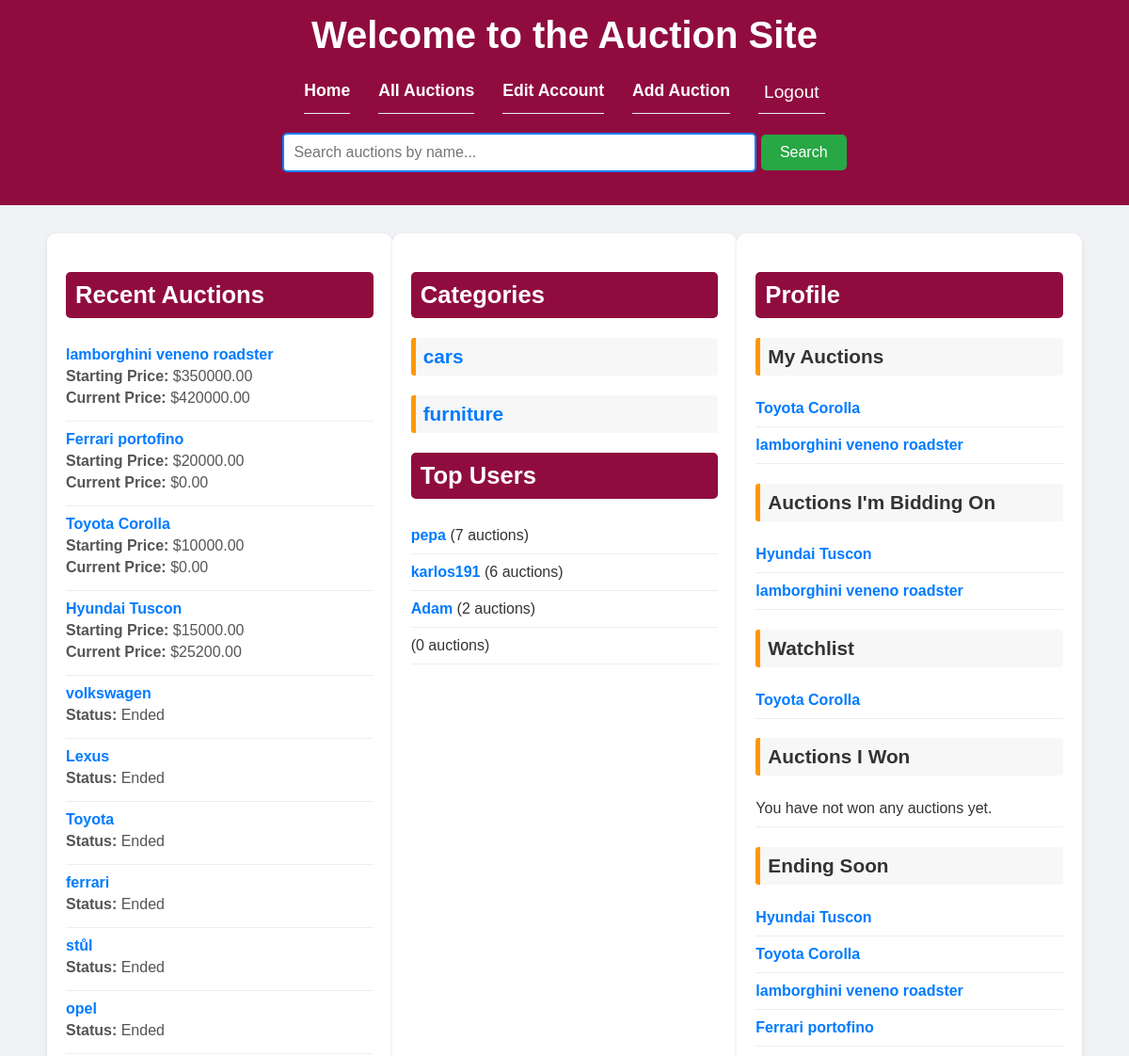
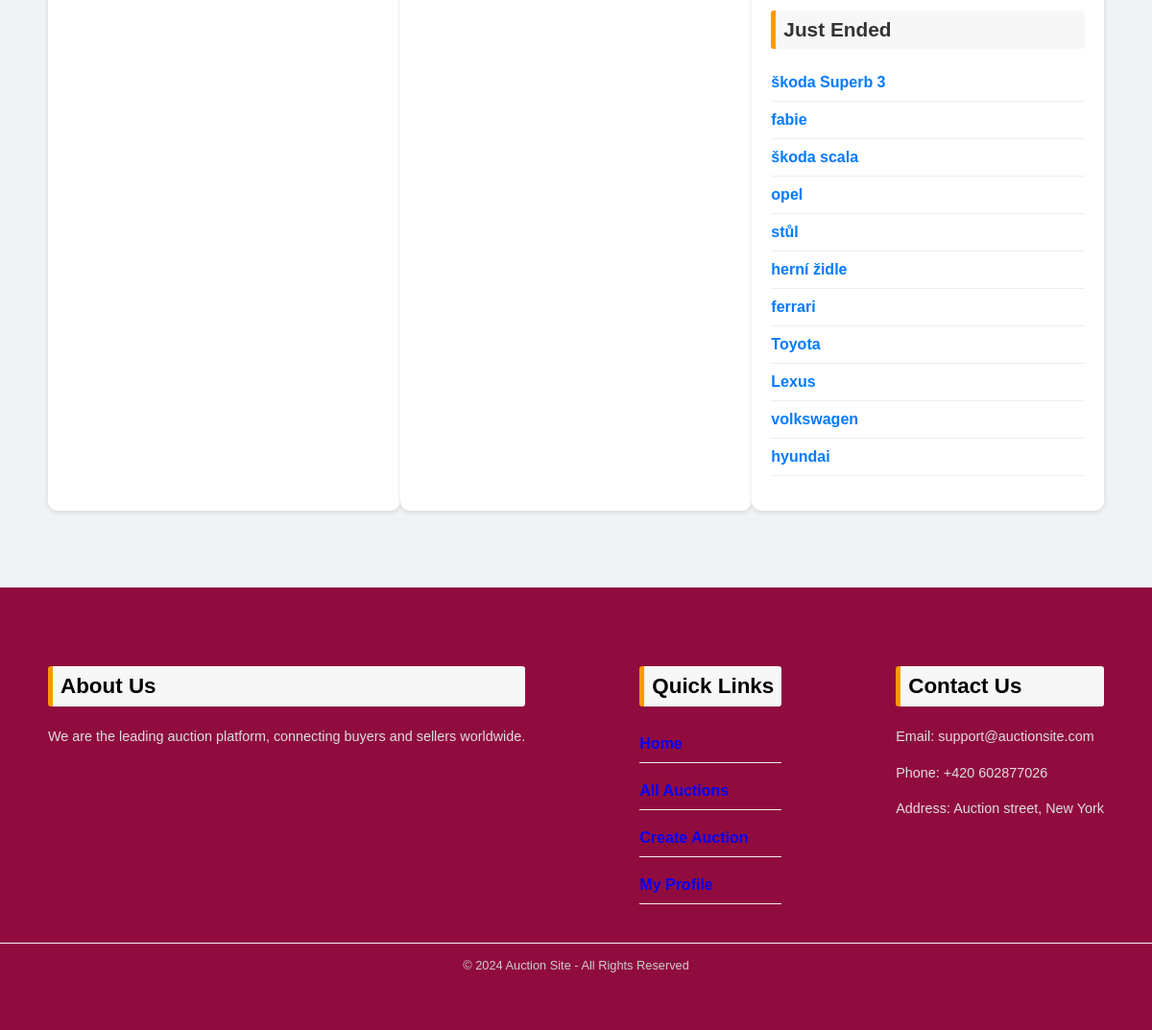
Screenshot of / (signed in) with the database file from the repository (2 pictures, top to bottom).
### auctions/models.py (models this page shows, shortened)
class Auction(models.Model):
    user = models.ForeignKey(settings.AUTH_USER_MODEL, on_delete=models.CASCADE, related_name='auctions')
    title = models.CharField(max_length=255)
    description = models.TextField()
    photos = models.ImageField(upload_to='auction_photos/', blank=True, null=True)
    category = models.ForeignKey(Category, on_delete=models.CASCADE)
    is_closed = models.BooleanField(default=False)
    starting_price = models.DecimalField(max_digits=10, decimal_places=2, )
    current_price = models.DecimalField(max_digits=10, decimal_places=2, default=0.00)
    minimum_amount = models.DecimalField(max_digits=10, decimal_places=2)
    buy_now_price = models.DecimalField(max_digits=10, decimal_places=2, blank=True, null=True)
    promoted = models.BooleanField(default=False)
    location = models.CharField(max_length=255, blank=True, null=True)
    start_date = models.DateTimeField(default=timezone.now, editable=False)
    end_date = models.DateTimeField()
    num_visits = models.IntegerField(default=0)
    is_canceled = models.BooleanField(default=False)
    watchers = models.ManyToManyField(settings.AUTH_USER_MODEL, related_name='watching_auctions', blank=True)
    winner = models.ForeignKey(settings.AUTH_USER_MODEL, null=True, blank=True, on_delete=models.SET_NULL,
                               related_name='won_auctions')

class Category(models.Model):
    name = models.CharField(max_length=255)
    description = models.TextField(blank=True)
    logo = models.ImageField(upload_to='category_logos/', blank=True, null=True)

class CustomUser(AbstractBaseUser, PermissionsMixin):
    profile_image = models.ImageField(upload_to='profile_images/', null=True, blank=True)
    email = models.EmailField(unique=True)
    username = models.CharField(max_length=255)
    city = models.CharField(max_length=100, null=True, blank=True)
    address = models.CharField(max_length=255, null=True, blank=True)
    watchlist = models.ManyToManyField('Auction', related_name='watched_by', blank=True)
    date_joined = models.DateTimeField(auto_now_add=True)
    account_status = models.CharField(
        max_length=10, choices=[('ACTIVE', 'Active'), ('INACTIVE', 'Inactive'), ('BLOCKED', 'Blocked')]
    )
    account_type = models.CharField(
        max_length=10, choices=[('NORMAL', 'Normal'), ('PREMIUM', 'Premium')]
    )
    is_active = models.BooleanField(default=True)
    is_staff = models.BooleanField(default=False)
    USERNAME_FIELD = 'email'
    REQUIRED_FIELDS = ['username']
    objects = CustomUserManager()
    groups = models.ManyToManyField(
        'auth.Group',
        related_name='customer_set',
        blank=True,
        help_text='The groups this user belongs to.',
        verbose_name='groups',
    )
    user_permissions = models.ManyToManyField(
        'auth.Permission',
        related_name='customer_set',
        blank=True,
        help_text='Specific permissions for this user.',
        verbose_name='user permissions',
    )

### auctions/views.py (the view)
# urls.py: 2. Add a URL to urlpatterns:  path('', views.home, name='home')
def home(request):
    now = timezone.now()
    recent_auctions = Auction.objects.filter(is_canceled=False).order_by('-start_date')[:10]
    categories = Category.objects.all()
    won_auctions = Auction.objects.none()
    user_auctions = auctions_bidding = watchlist_auctions = []
    if request.user.is_authenticated:
        user_auctions = Auction.objects.filter(user=request.user, is_canceled=False)
        auctions_bidding = Auction.objects.filter(bids__user=request.user, is_canceled=False, end_date__gte=now).distinct()
        watchlist_auctions = request.user.watchlist.all()
        won_auctions = Auction.objects.filter(winner=request.user)
    ending_auctions = Auction.objects.filter(is_canceled=False, end_date__gte=now, is_closed=False).order_by(
        'end_date')[:10]
    ended_auctions = Auction.objects.filter(is_canceled=False, is_closed=True) | Auction.objects.filter(
        end_date__lt=now).order_by('-end_date')[:10]
    top_users = User.objects.annotate(auction_count=Count('auctions')).order_by('-auction_count')[:5]
    return render(request, 'auctions/home.html', {
        'recent_auctions': recent_auctions,
        'categories': categories,
        'now': now,
        'user_auctions': user_auctions,
        'auctions_bidding': auctions_bidding,
        'watchlist_auctions': watchlist_auctions,
        'ending_auctions': ending_auctions,
        'ended_auctions': ended_auctions,
        'top_users': top_users,
        'won_auctions': won_auctions,
    })

### auctions/templates/auctions/home.html (shortened to what this page needs)
<!DOCTYPE html>
<html lang="en">
<head>
    {% load static %}
    <link rel="stylesheet" href="{% static 'css/footer.css' %}">
</head>
<body>
    <header>
        <h1>Welcome to the Auction Site</h1>
        <nav>
            <ul>
                <li><a href="{% url 'home' %}">Home</a></li>
                <li><a href="{% url 'auctions_list' %}">All Auctions</a></li>
                {% if user.is_authenticated %}
                    <li><a href="{% url 'edit_account' %}">Edit Account</a></li>
                    <li><a href="{% url 'create_auction' %}">Add Auction</a></li>
                    <li>
                        <form method="POST" action="{% url 'custom_logout' %}">
                            <button type="submit" style="background:none; border:none; color:white;font-size: 1.2rem; cursor:pointer;">Logout</button>
                        </form>
                    </li>
                {% else %}
                    <li><a href="{% url 'login' %}">Login</a></li>
                    <li><a href="{% url 'register' %}">Register</a></li>
                {% endif %}
            </ul>
        </nav>
        <div class="search-bar">
            <form method="GET" action="{% url 'auction_search' %}">
                <input type="text" name="query" placeholder="Search auctions by name...">
                <button type="submit">Search</button>
            </form>
        </div>
    </header>
    <div class="container">
        <section class="auctions-column">
            <h2>Recent Auctions</h2>
            <ul>
                {% for auction in recent_auctions %}
                    <li>
                        <a href="{% url 'auction_detail' pk=auction.pk %}">{{ auction.title }}</a>
                        {% if auction.end_date > now and not auction.is_closed %}
                            <p><strong>Starting Price:</strong> ${{ auction.starting_price }}</p>
                            <p><strong>Current Price:</strong> ${{ auction.current_price }}</p>
                        {% else %}
                            <p><strong>Status:</strong> Ended</p>
                        {% endif %}
                    </li>
                {% empty %}
                    <li>No auctions found.</li>
                {% endfor %}
            </ul>
        </section>
        <section class="categories-column">
            <h2>Categories</h2>
            <div class="categories">
                {% for category in categories %}
                    <div class="category">
                        <h3>
                            <a href="{% url 'auction_search_by_category' category.id %}">{{ category.name }}</a>
                        </h3>
                    </div>
                {% endfor %}
            </div>
    <div class="top-users">
        <h2>Top Users</h2>
        <ul>
            {% for user in top_users %}
                <li>
                    <a href="{% url 'user_profile' user_id=user.id %}">{{ user.username }}</a>
                    ({{ user.auction_count }} auctions)
                </li>
            {% empty %}
                <li>No users available.</li>
            {% endfor %}
        </ul>
    </div>
        </section>
        <section class="profile-column">
            <h2>Profile</h2>
            <div>
                <h3>My Auctions</h3>
                <ul>
                    {% for auction in user_auctions %}
                        <li><a href="{% url 'auction_detail' pk=auction.pk %}">{{ auction.title }}</a></li>
                    {% empty %}
                        <li>No auctions created by you.</li>
                    {% endfor %}
                </ul>
                <h3>Auctions I'm Bidding On</h3>
                <ul>
                    {% for auction in auctions_bidding %}
                        <li><a href="{% url 'auction_detail' pk=auction.pk %}">{{ auction.title }}</a></li>
                    {% empty %}
                        <li>You are not bidding on any auctions.</li>
                    {% endfor %}
                </ul>
                <h3>Watchlist</h3>
                <ul>
                    {% for auction in watchlist_auctions %}
                        <li><a href="{% url 'auction_detail' pk=auction.pk %}">{{ auction.title }}</a></li>
                    {% empty %}
                        <li>You are not watching any auctions.</li>
                    {% endfor %}
                </ul>
                <h3>Auctions I Won</h3>
<ul>
    {% for auction in request.user.won_auctions.all %}
        <li>You won <a href="{% url 'auction_detail' pk=auction.pk %}">{{ auction.title }}</a>!
            <p>Contact the seller:
                <a href="{% url 'user_profile' user_id=auction.user.id %}">
                    {{ auction.user.username }}
                </a>
                ({{ auction.user.email }})
            </p>
        </li>
    {% empty %}
        <li>You have not won any auctions yet.</li>
    {% endfor %}
</ul>
                <h3>Ending Soon</h3>
                <ul>
                    {% for auction in ending_auctions %}
                        <li><a href="{% url 'auction_detail' pk=auction.pk %}">{{ auction.title }}</a></li>
                    {% empty %}
                        <li>No auctions ending soon.</li>
                    {% endfor %}
                </ul>
                <h3>Just Ended</h3>
                <ul>
                    {% for auction in ended_auctions %}
                        <li><a href="{% url 'auction_detail' pk=auction.pk %}">{{ auction.title }}</a></li>
                    {% empty %}
                        <li>No auctions have just ended.</li>
                    {% endfor %}
                </ul>
            </div>
        </section>
    </div>
    <footer>
    <div class="container">
        <div class="about">
            <h3>About Us</h3>
            <p>We are the leading auction platform, connecting buyers and sellers worldwide.</p>
        </div>
        <div class="quick-links">
            <h3>Quick Links</h3>
            <ul>
                <li><a href="{% url 'home' %}">Home</a></li>
                <li><a href="{% url 'auctions_list' %}">All Auctions</a></li>
                <li><a href="{% url 'create_auction' %}">Create Auction</a></li>
                {% if user.is_authenticated %}
                <li><a href="{% url 'user_profile' user_id=user.id %}">My Profile</a></li>
                {% endif %}
            </ul>
        </div>
        <div class="contact">
            <h3>Contact Us</h3>
            <p>Email: support@auctionsite.com</p>
            <p>Phone: +420 602877026</p>
            <p>Address: Auction street, New York</p>
        </div>
    </div>
    <div class="bottom-bar">
        &copy; 2024 Auction Site - All Rights Reserved
    </div>
</footer>
</body>
</html>

### static/css/footer.css (style rules this page uses)
footer { background-color: #900C3F; color: #f5f5f5; padding: 60px 0; font-family: Arial, sans-serif; margin-top: 50px; width: 100%; position: relative; bottom: 0; }
footer .container { max-width: 1200px; margin: 0 auto; display: flex; justify-content: space-between; flex-wrap: wrap; gap: 30px; }
footer h3 { color: black; font-size: 1.4rem; margin-bottom: 20px; font-weight: bold; }
footer p { color: #ddd; font-size: 0.9rem; line-height: 1.6; margin-bottom: 10px; }
footer ul { list-style-type: none; padding: 0; margin: 0; }
footer ul li { margin-bottom: 10px; }
footer ul li a { color: blue; text-decoration: none; font-size: 1rem; }
footer .bottom-bar { margin-top: 30px; text-align: center; border-top: 1px solid #f5f5f5; padding-top: 15px; font-size: 0.8rem; color: #ccc; }

### auctions/templates/auctions/home.html (style rules this page uses)
body { font-family: Arial, sans-serif; background-color: #f0f2f5; margin: 0; padding: 0; color: #333; }
header { background-color: #900C3F; color: white; padding: 15px 0; text-align: center; margin-bottom: 30px; }
header h1 { margin: 0; font-size: 2.5rem; }
nav ul { list-style-type: none; padding: 0; display: flex; justify-content: center; }
nav ul li { margin: 0 15px; }
nav ul li a { text-decoration: none; color: white; font-size: 1.1rem; }
.search-bar { text-align: center; margin: 20px 0; }
.search-bar input { padding: 10px; font-size: 16px; width: 40%; border: 2px solid #007bff; border-radius: 5px; }
.search-bar button { padding: 10px 20px; font-size: 16px; background-color: #28a745; color: white; border: none; cursor: pointer; border-radius: 5px; }
.container { display: flex; justify-content: space-between; padding: 0 50px; }
.auctions-column, .categories-column, .profile-column { width: 30%; background-color: white; padding: 20px; border-radius: 10px; box-shadow: 0 2px 5px rgba(0, 0, 0, 0.1); margin-bottom: 30px; }
h2 { background-color: #900C3F; color: white; padding: 10px; border-radius: 5px; margin-bottom: 20px; font-size: 1.6rem; }
h3 { background-color: #f7f7f7; color: #333; padding: 8px; border-left: 5px solid #ff9800; border-radius: 3px; margin-bottom: 10px; font-size: 1.3rem; }
ul { list-style-type: none; padding: 0; }
ul li { padding: 10px 0; border-bottom: 1px solid #eee; }
ul li a { text-decoration: none; color: #007bff; font-weight: bold; }
ul li p { margin: 5px 0; color: #555; }
.category h3 a { text-decoration: none; color: #007bff; }

### rows the page displays
Auction: title "lamborghini veneno roadster", starting_price "350000.00", current_price "420000.00"
Auction: title "Ferrari portofino", starting_price "20000.00", current_price "0.00"
Auction: title "Toyota Corolla", starting_price "10000.00", current_price "0.00"
Auction: title "Hyundai Tuscon", starting_price "15000.00", current_price "25200.00"
Auction: title "volkswagen", shows "Status:"
Auction: title "Lexus", shows "Status:"
Auction: title "Toyota", shows "Status:"
Auction: title "ferrari", shows "Status:"
Auction: title "stůl", shows "Status:"
Auction: title "opel", shows "Status:"
Category: name "cars"
Category: name "furniture"
CustomUser: username "pepa", auction_count "7"
CustomUser: username "karlos191", auction_count "6"
CustomUser: username "Adam", auction_count "2"
CustomUser: auction_count "0"
Auction: title "škoda Superb 3"
Auction: title "fabie"
Auction: title "škoda scala"
Auction: title "herní židle"
Auction: title "hyundai"
